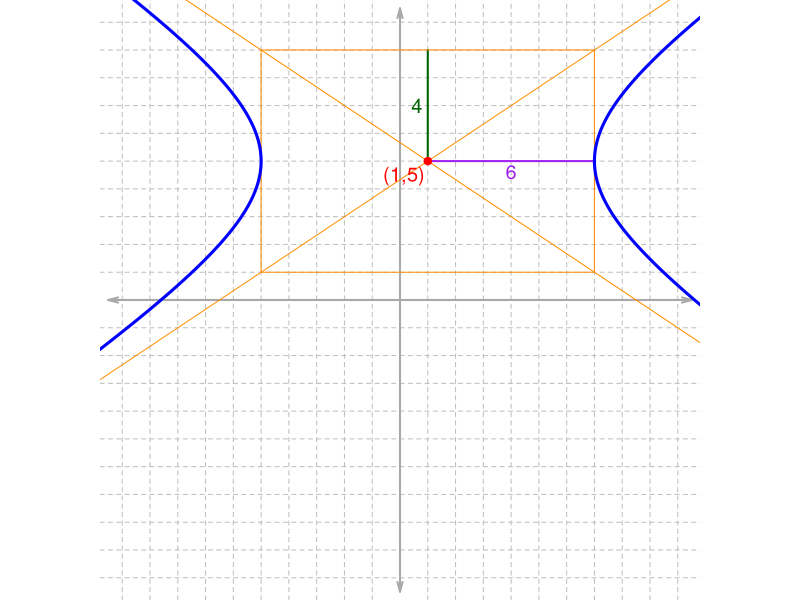

The R script that drew this image:
## ---- chunk 1
fixer = function(exp){
  exp = gsub("+-","-",exp,fixed=T)
  return(exp)
}
gcd2 <- function(a, b) {
  if (b == 0) a else Recall(b, a %% b)
}
gcd <- function(...) Reduce(gcd2, c(...))

while(T){
  alldem = sample(1:9,4)
  h = alldem[1]*sample(c(-1,1),1)
  k = alldem[2]*sample(c(-1,1),1)
  r1 = alldem[3]
  r2 = alldem[4]
  c = sqrt(r1^2+r2^2)
  maxx = abs(h)+c
  maxy = abs(k)+r2
  if(maxx<10 && maxy<10 && r1>1 && r2>1){break}
}

a = r1
b = r2


A = b^2
B = -2*h*b^2
C = -a^2
D = 2*k*a^2
E = b^2*h^2-a^2*k^2-a^2*b^2
pn = fixer(paste0(A,"x^2+",B,"x+",C,"y^2+",D,"y+",E,"=0"))
FF = round(B/A)
G = round(D/C)
e1 = fixer(paste0(A,"(x^2+",FF,"x)+",C,"(y^2+",G,"y)=",-E))
H = round((FF/2)^2)
sqrtH = round(FF/2)
I = round((G/2)^2)
sqrtI = round(G/2)
e2 = fixer(paste0(A,"(x^2+",FF,"x+",H,")+",C,"(y^2+",G,"y)=",-E,"+",A*H))
psx = fixer(paste0("(x+",sqrtH,")^2\\equiv x^2+",FF,"x+",H))
psy = fixer(paste0("(y+",sqrtI,")^2\\equiv y^2+",G,"x+",I))

e3 = fixer(paste0(A,"(x^2+",FF,"x+",H,")+",C,"(y^2+",G,"y+",I,")=",-E,"+",A*H,"+",C*I))
e4 = fixer(paste0(A,"(x^2+",FF,"x+",H,")+",C,"(y^2+",G,"y+",I,")=",-E+A*H+C*I))
e5 = fixer(paste0(A,"(x+",sqrtH,")^2+",C,"(y+",sqrtI,")^2=",-E+A*H+C*I))
e6 = fixer(paste0("\\frac{",A,"(x+",sqrtH,")^2}{",-E+A*H+C*I,
                  "}-\\frac{",-C,"(y+",sqrtI,")^2}{",-E+A*H+C*I,"}=",1))
e7 = fixer(paste0("\\frac{(x+",sqrtH,")^2}{",r1^2,
                  "}-\\frac{(y+",sqrtI,")^2}{",r2^2,"}=",1))

e8 = fixer(paste0("\\frac{(x+",sqrtH,")^2}{",r1,
                  "^2}-\\frac{(y+",sqrtI,")^2}{",r2,"^2}=",1))

ac = -10:10
al = paste0("* ",ac,collapse="\n")
ac2 = 1:10
al2 = paste0("* ",ac2,collapse="\n")
sol1 = paste0(1*(ac==h),collapse="")
sol2 = paste0(1*(ac==k),collapse="")
sol3 = paste0(1*(ac2==r1),collapse="")
sol4 = paste0(1*(ac2==r2),collapse="")

## ---- chunk 2
par(mar=c(0,0,0,0),pty="s")
plot(0,0,type="n",xlim=c(-10,10),ylim=c(-10,10),axes=F,ann=F)
for(i in 1:10){
  abline(h=i,lty=2,col="grey")
  abline(h=-i,lty=2,col="grey")
  abline(v=i,lty=2,col="grey")
  abline(v=-i,lty=2,col="grey")
}
arrows(-10.5,0,10.5,0,length=0.1,angle=15,code=3,lwd=2,col="darkgrey")
arrows(0,-10.5,0,10.5,length=0.1,angle=15,code=3,lwd=2,col="darkgrey")
eps = 0.00001
th1 = seq(-pi/2+eps,pi/2-eps,length.out=1000)
x1 = h+a/cos(th1)
y1 = k+b*tan(th1)
th2 = seq(pi/2+eps,3*pi/2-eps,length.out=1000)
x2 = h+a/cos(th2)
y2 = k+b*tan(th2)
lines(c(h,h+r1),c(k,k),col="purple",lwd=2)
text(h+r1/2,k-0.4,r1,col="purple",cex=1.2)
lines(c(h,h),c(k,k+r2),col="darkgreen",lwd=2)
text(h-0.4,k+r2/2,r2,col="darkgreen",cex=1.2)
m = b/a
xxx = c(-11,11)
lines(xxx,m*(xxx-h)+k,col="darkorange")
m = -b/a
xxx = c(-11,11)
lines(xxx,m*(xxx-h)+k,col="darkorange")
points(h,k,col="red",pch=19)
text(h-0.1,k-0.2,paste0("(",h,",",k,")"),adj=c(1,1),col="red",cex=1.2)
lines(c(h-a,h-a,h+a,h+a,h-a),c(k-b,k+b,k+b,k-b,k-b),col="darkorange")


lines(x1,y1,col="blue",lwd=3)
lines(x2,y2,col="blue",lwd=3)
